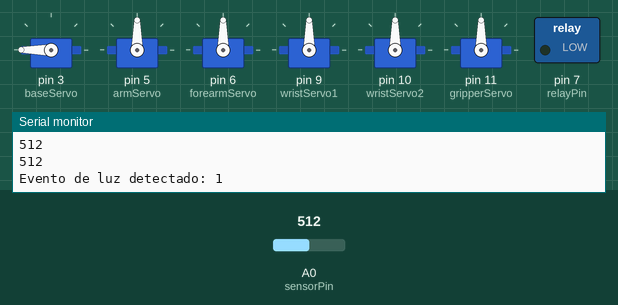
Recording of a sketch running on a simulated Arduino Uno, built with avr-gcc and run on an emulated ATmega328P. On the bench: 6 × servo, switched loads named in the sketch (green lamp = pin HIGH), the last lines printed to the serial monitor. Inputs (shaded band) come from the test bench; at power-on: A0 (sensorPin) = 512.

Above: at 1.8 s.
1.9 s: A0 (sensorPin) set to 158
At 8.9 s:
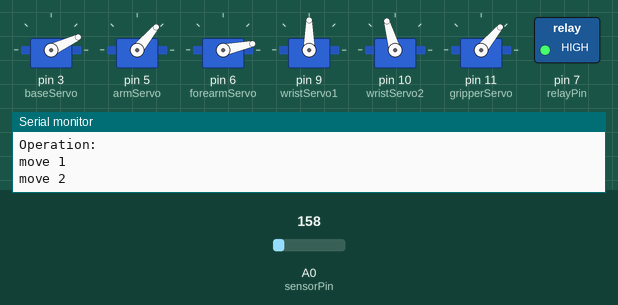
9.7 s: A0 (sensorPin) set to 136
At 12.4 s:
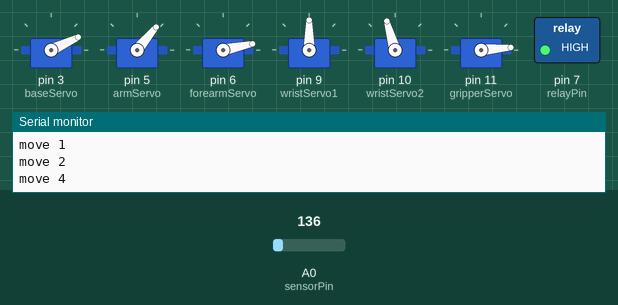
17.5 s: A0 (sensorPin) set to 160
At 24.9 s:
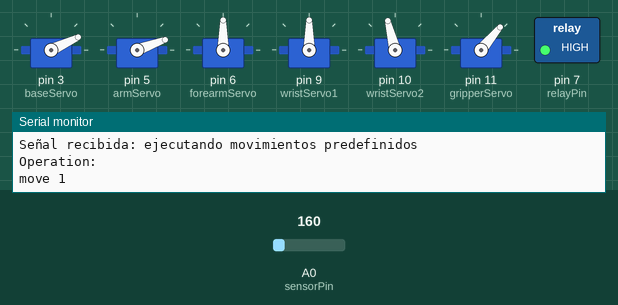
Timing chart, 0 to 30.1 s (numbered marks = the images above; inputs shaded):
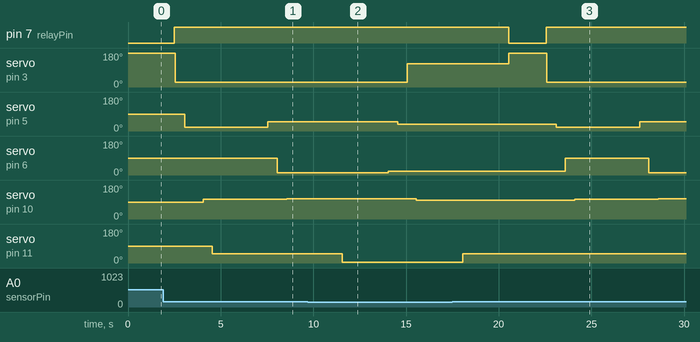

The sketch:

sensor_arm_4.ino
```cpp
#include <Servo.h>

Servo baseServo;        // Servo de la base (rotación)
Servo armServo;         // Servo del brazo
Servo forearmServo;     // Servo del antebrazo
Servo wristServo1;      // Servo de la muñeca 1
Servo wristServo2;      // Servo de la muñeca 2
Servo gripperServo;     // Servo de la garra

const int sensorPin = A0;  // Pin del sensor de luz
const int relayPin = 7;    // Pin del relé
const int lightThreshold = 150; // Umbral para detectar luz (ajustar según el sensor)

int lightEventCount = 0;
unsigned long lastLightTime = 0;
const unsigned long debounceTime = 500;

void setup() {
  Serial.begin(9600);
  baseServo.attach(3);        // Base en pin 3
  armServo.attach(5);         // Brazo en pin 5
  forearmServo.attach(6);     // Antebrazo en pin 6
  wristServo1.attach(9);      // Muñeca 1 en pin 9
  wristServo2.attach(10);     // Muñeca 2 en pin 10
  gripperServo.attach(11);    // Garra en pin 11

  pinMode(relayPin, OUTPUT);
  digitalWrite(relayPin, LOW);
}

void loop() {
  String initialMovements[] = {"base:180"};
  executeMovements(initialMovements, 1);

  int lightValue = analogRead(sensorPin);
  // Detectar un evento de luz
  if (lightValue > lightThreshold) {
    Serial.println(lightValue);
    if (millis() - lastLightTime > debounceTime) {
      lightEventCount++;
      lastLightTime = millis();
      Serial.print("Evento de luz detectado: ");
      Serial.println(lightEventCount);
      delay(500);
    }
  }

  if (lightEventCount == 2) {
    digitalWrite(relayPin, HIGH);
    Serial.println("Relé activado: Stopper encendido");
    Serial.println("Señal recibida: ejecutando movimientos predefinidos");
    Serial.println("Operation:");

    Serial.println("move 1");
    String initialMovements_1[] = {"base:25.5", "arm:20", "forearm:90", "wrist2:104", "gripper:50"};
    executeMovements(initialMovements_1, 5);
    delay(2000);

    Serial.println("move 2");
    String initialMovements_2[] = {"base:25.5", "arm:50", "forearm:12", "wrist2:106", "gripper:50"};
    executeMovements(initialMovements_2, 5);
    delay(2000);

    Serial.println("move 4");
    String initialMovements_4[] = {"gripper:5"};
    executeMovements(initialMovements_4, 1);
    delay(2000);

    Serial.println("move 5");
    String initialMovements_5[] = { "forearm:20", "arm:35", "base:123", "wrist2:100"};
    executeMovements(initialMovements_5, 4);
    delay(2000);


    Serial.println("move 6");
    String initialMovements_6[] = {"gripper:50"};
    executeMovements(initialMovements_6, 1);
    delay(2000);

    digitalWrite(relayPin, LOW);
    Serial.println("Relé apagado: Stopper detenido");
    lightEventCount = 0;
  }
}

// Función para mover un servo específico
void moveTo(String nameAngle) {
  int colonIndex = nameAngle.indexOf(':');
  String name = nameAngle.substring(0, colonIndex);
  int angle = nameAngle.substring(colonIndex + 1).toInt();

  if (name == "base") {
    baseServo.write(angle);
  } else if (name == "arm") {
    armServo.write(angle);
  } else if (name == "forearm") {
    forearmServo.write(angle);
  } else if (name == "wrist1") {
    wristServo1.write(angle);
  } else if (name == "wrist2") {
    wristServo2.write(angle);
  } else if (name == "gripper") {
    gripperServo.write(angle);
  }
}

// Función para ejecutar una secuencia de movimientos
void executeMovements(String movements[], int numberOfMovements) {
  for (int i = 0; i < numberOfMovements; i++) {
    moveTo(movements[i]);
    delay(500);
  }
}

    
```

Measured:
- the behaviour switches between 151 and 150 on A0 (sensorPin) (found by bisection; images 1 and 2)
- after the input at 17.5 s, servo on pin 5 (armServo): 35° → 20° after 5.6 s, → 50° 4.5 s later; servo on pin 6 (forearmServo): 20° → 90° after 6.1 s, → 12° 4.5 s later; servo on pin 10 (wristServo2): 100° → 104° after 6.6 s, → 106° 4.5 s later
